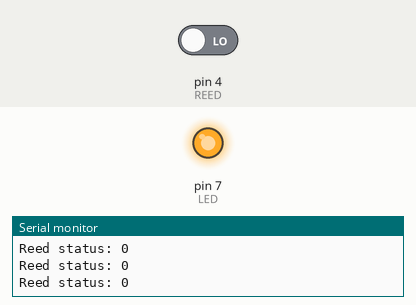
The sketch below on a simulated Arduino Uno, built with avr-gcc and run on an emulated ATmega328P. Shown: output pins drawn as LEDs (lit = HIGH), the last lines printed to the serial monitor. The inputs (shaded band) are chosen by the test bench; at power-on: pin 4 (REED) LOW.

Above: at 2.8 s.
2.9 s: pin 4 (REED) driven HIGH
At 4.0 s:
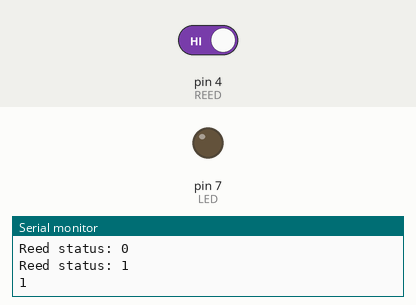
4.5 s: pin 4 (REED) driven LOW
At 5.5 s:
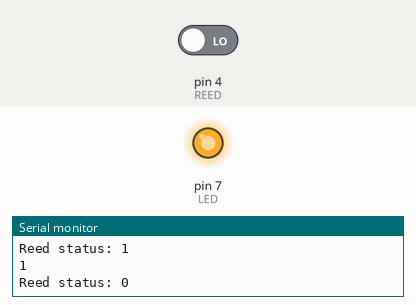
Timing chart, 0 to 7.5 s (numbered marks = the images above; inputs shaded):
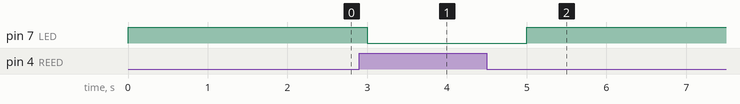

Measured:
- after the input at 2.9 s, pin 7 (LED): HIGH → LOW after 0.10 s
- after the input at 4.5 s, pin 7 (LED): LOW → HIGH after 0.50 s

The sketch:

reed_switch.ino
```cpp
int LED = 7;
int REED = 4;
int STATUS;
int BAUD = 9600;

void setup() {
pinMode(LED, OUTPUT);
pinMode(REED, INPUT);
Serial.begin(BAUD);
}

void loop() {
STATUS = digitalRead(REED);
Serial.print("Reed status: ");
Serial.println(STATUS);
if (STATUS == 1) {
  digitalWrite(LED, LOW);
  Serial.println(STATUS);
} else { digitalWrite(LED, HIGH);
}
delay(1000);
}
```
